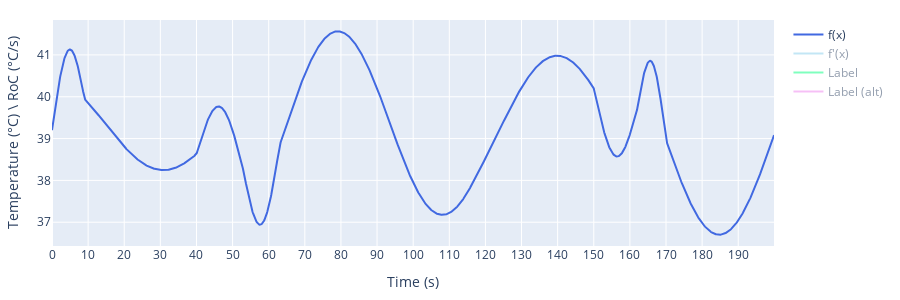

Notebook cell for this chart:
### Code cell
from src.experiments.stimuli_function import StimuliFunction, stimuli_extra
import importlib
import numpy as np
importlib.reload(sys.modules['src.experiments.stimuli_function'])

minimal_desired_duration = 200 # in seconds
periods = [67, 20] # [0] is the baseline and [1] the modulation; in seconds
frequencies = 1./np.array(periods)
amplitudes = [1, 1.5] # temp range is 2 * sum(amplitudes): max @ VAS 70, min @ VAS 0
sample_rate = 10
seed = None #823 # use None for random seed
baseline_temp = 39.2 # @ VAS 35

stimuli = StimuliFunction(
    minimal_desired_duration,
    frequencies,
    amplitudes,
    sample_rate,
    random_periods=True,
    seed=seed)
stimuli.add_baseline_temp(baseline_temp)
# stimuli.add_plateaus(plateau_duration=20, n_plateaus=4, add_at_start="random", add_at_end=True)

_ = stimuli_extra(stimuli.wave, stimuli.wave_dot, stimuli.sample_rate, s_RoC=0.2)

### Figure 1 — Plotly figure (JSON) as saved in the notebook; plotly's stock layout.template omitted (floating-point values rounded to 4 significant figures; data arrays with more than 128 entries replaced by an {"elided": "..."} marker saying what was removed)
{"data": [{"line": {"color": "royalblue"}, "name": "f(x)", "type": "scatter", "visible": true, "x": {"elided": "2000 float values"}, "y": {"elided": "2000 float values"}}, {"line": {"color": "skyblue"}, "name": "f'(x)", "type": "scatter", "visible": "legendonly", "x": {"elided": "2000 float values"}, "y": {"elided": "2000 float values"}}, {"line": {"color": "springgreen"}, "name": "Label", "type": "scatter", "visible": "legendonly", "x": {"elided": "2000 float values"}, "y": {"elided": "2000 int values"}}, {"line": {"color": "violet"}, "name": "Label (alt)", "type": "scatter", "visible": "legendonly", "x": {"elided": "2000 float values"}, "y": {"elided": "2000 int values"}}], "layout": {"autosize": false, "height": 300, "margin": {"b": 20, "l": 20, "r": 20, "t": 20}, "width": 900, "xaxis": {"dtick": 10, "tick0": 0, "tickmode": "linear", "title": {"text": "Time (s)"}}, "yaxis": {"title": {"text": "Temperature (°C) \\ RoC (°C/s)"}}}}
